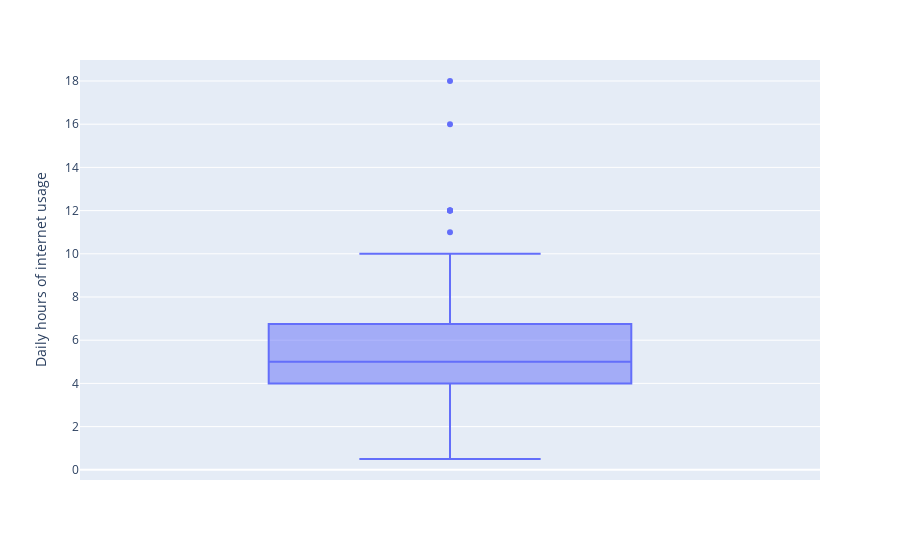

This figure's notebook cell:
### Code cell
#alternative

fig = px.box(usage, y= "Daily hours of internet usage")
fig.show()

### Figure 1 — Plotly figure (JSON) as saved in the notebook; plotly's stock layout.template omitted (floating-point values rounded to 4 significant figures)
{"data": [{"alignmentgroup": "True", "hovertemplate": "Daily hours of internet usage=%{y}<extra></extra>", "legendgroup": "", "marker": {"color": "#636efa"}, "name": "", "notched": false, "offsetgroup": "", "orientation": "v", "showlegend": false, "type": "box", "x0": " ", "xaxis": "x", "y": [8, 3, 8, 4, 5, 7, 5, 6, 4, 2, 6, 5, 3, 1, 6, 4, 4, 5, 10, 4, 16, 2, 7, 5, 4, 12, 6, 3, 6, 10, 3, 5, 6, 6, 0.5, 5, 5, 4, 9, 5, 6, 2, 3, 6, 11, 8, 4, 8, 6, 12, 4, 4, 7, 5, 4, 18, 4, 3, 9, 4, 5, 6, 3, 2, 12, 5, 2, 4, 2, 2, 5, 2, 8, 6, 12], "y0": " ", "yaxis": "y"}], "layout": {"boxmode": "group", "legend": {"tracegroupgap": 0}, "margin": {"t": 60}, "xaxis": {"anchor": "y", "domain": [0, 1]}, "yaxis": {"anchor": "x", "domain": [0, 1], "title": {"text": "Daily hours of internet usage"}}}}
